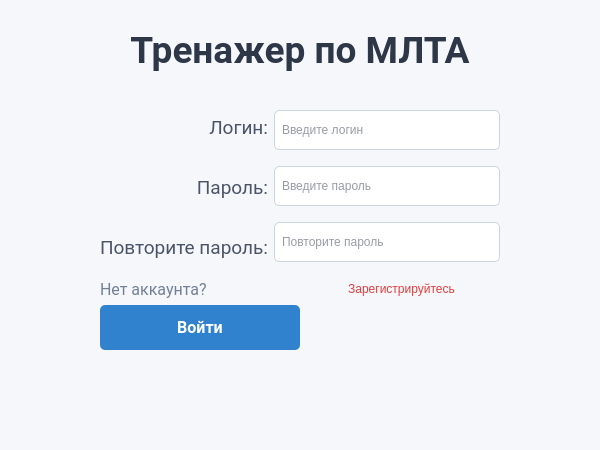
<?xml version="1.0" encoding="UTF-8"?>
<ui version="4.0">
 <class>AuthWindow</class>
 <widget class="QMainWindow" name="AuthWindow">
  <property name="geometry">
   <rect>
    <x>0</x>
    <y>0</y>
    <width>600</width> <!-- Увеличим ширину для лучшей компоновки -->
    <height>450</height> <!-- Увеличим высоту -->
   </rect>
  </property>
  <property name="windowTitle">
   <string>Авторизация</string>
  </property>
  <property name="styleSheet">
   <string notr="true">
    background-color: #F5F7FA; /* Светлый фон для окна */
   </string>
  </property>
  <widget class="QWidget" name="centralwidget">
   <widget class="QLabel" name="label">
    <property name="geometry">
     <rect>
      <x>0</x>
      <y>20</y> <!-- Сдвинем вниз для отступа -->
      <width>600</width>
      <height>60</height>
     </rect>
    </property>
    <property name="font">
     <font>
      <family>Roboto</family> <!-- Современный шрифт -->
      <pointsize>28</pointsize> <!-- Уменьшим размер для элегантности -->
      <weight>75</weight> <!-- Полужирный -->
     </font>
    </property>
    <property name="styleSheet">
     <string notr="true">
      color: #2D3748; /* Темно-серый цвет текста */
      background-color: transparent;
     </string>
    </property>
    <property name="text">
     <string>Тренажер по МЛТА</string>
    </property>
    <property name="alignment">
     <set>Qt::AlignmentFlag::AlignCenter</set>
    </property>
   </widget>
   <widget class="QWidget" name="layoutWidget">
    <property name="geometry">
     <rect>
      <x>100</x> <!-- Центрируем форму -->
      <y>100</y>
      <width>400</width>
      <height>250</height>
     </rect>
    </property>
    <layout class="QVBoxLayout" name="verticalLayout_3">
     <item>
      <widget class="QSplitter" name="splitter">
       <property name="orientation">
        <enum>Qt::Orientation::Horizontal</enum>
       </property>
       <widget class="QWidget" name="layoutWidget">
        <layout class="QHBoxLayout" name="LoginPasswordLayout">
         <item>
          <layout class="QVBoxLayout" name="verticalLayout_2">
           <item>
            <widget class="QLabel" name="LoginLabel">
             <property name="font">
              <font>
               <family>Roboto</family>
               <pointsize>14</pointsize> <!-- Уменьшим для компактности -->
              </font>
             </property>
             <property name="styleSheet">
              <string notr="true">
               color: #4A5568; /* Серый цвет текста */
              </string>
             </property>
             <property name="text">
              <string>Логин:</string>
             </property>
             <property name="alignment">
              <set>Qt::AlignmentFlag::AlignRight|Qt::AlignmentFlag::AlignTrailing|Qt::AlignmentFlag::AlignVCenter</set>
             </property>
            </widget>
           </item>
           <item>
            <widget class="QLabel" name="PasswordLabel">
             <property name="font">
              <font>
               <family>Roboto</family>
               <pointsize>14</pointsize>
              </font>
             </property>
             <property name="styleSheet">
              <string notr="true">
               color: #4A5568;
              </string>
             </property>
             <property name="text">
              <string>Пароль:</string>
             </property>
             <property name="alignment">
              <set>Qt::AlignmentFlag::AlignRight|Qt::AlignmentFlag::AlignTrailing|Qt::AlignmentFlag::AlignVCenter</set>
             </property>
            </widget>
           </item>
           <item>
            <widget class="QLabel" name="passwordLabel_2">
             <property name="font">
              <font>
               <family>Roboto</family>
               <pointsize>14</pointsize>
              </font>
             </property>
             <property name="styleSheet">
              <string notr="true">
               color: #4A5568;
              </string>
             </property>
             <property name="text">
              <string>Повторите пароль:</string>
             </property>
             <property name="alignment">
              <set>Qt::AlignmentFlag::AlignRight|Qt::AlignmentFlag::AlignTrailing|Qt::AlignmentFlag::AlignVCenter</set>
             </property>
            </widget>
           </item>
          </layout>
         </item>
         <item>
          <layout class="QVBoxLayout" name="verticalLayout">
           <item>
            <widget class="QLineEdit" name="LoginTextEdit">
             <property name="maximumSize">
              <size>
               <width>16777215</width>
               <height>40</height> <!-- Увеличим высоту для удобства -->
              </size>
             </property>
             <property name="styleSheet">
              <string notr="true">
               border: 1px solid #CBD5E0; /* Светлая граница */
               border-radius: 5px; /* Скругленные углы */
               padding: 5px; /* Внутренний отступ */
               background-color: #FFFFFF; /* Белый фон */
               color: #2D3748; /* Цвет текста */
              </string>
             </property>
             <property name="placeholderText">
              <string>Введите логин</string>
             </property>
            </widget>
           </item>
           <item>
            <widget class="QLineEdit" name="PasswordTextEdit">
             <property name="maximumSize">
              <size>
               <width>16777215</width>
               <height>40</height>
              </size>
             </property>
             <property name="styleSheet">
              <string notr="true">
               border: 1px solid #CBD5E0;
               border-radius: 5px;
               padding: 5px;
               background-color: #FFFFFF;
               color: #2D3748;
              </string>
             </property>
             <property name="echoMode">
              <enum>QLineEdit::Password</enum> <!-- Скрываем ввод пароля -->
             </property>
             <property name="placeholderText">
              <string>Введите пароль</string>
             </property>
            </widget>
           </item>
           <item>
            <layout class="QHBoxLayout" name="horizontalLayout">
             <item>
              <widget class="QLineEdit" name="passwordTextEdit_2">
               <property name="maximumSize">
                <size>
                 <width>16777215</width>
                 <height>40</height>
                </size>
               </property>
               <property name="styleSheet">
                <string notr="true">
                 border: 1px solid #CBD5E0;
                 border-radius: 5px;
                 padding: 5px;
                 background-color: #FFFFFF;
                 color: #2D3748;
                </string>
               </property>
               <property name="echoMode">
                <enum>QLineEdit::Password</enum>
               </property>
               <property name="placeholderText">
                <string>Повторите пароль</string>
               </property>
              </widget>
             </item>
            </layout>
           </item>
          </layout>
         </item>
        </layout>
       </widget>
      </widget>
     </item>
     <item>
      <layout class="QHBoxLayout" name="horizontalLayout_2">
       <item>
        <widget class="QLabel" name="ChangeModeLabel">
         <property name="font">
          <font>
           <family>Roboto</family>
           <pointsize>12</pointsize>
          </font>
         </property>
         <property name="styleSheet">
          <string notr="true">
           color: #718096; /* Серый цвет текста */
          </string>
         </property>
         <property name="text">
          <string>Нет аккаунта? </string>
         </property>
        </widget>
       </item>
       <item>
        <widget class="QPushButton" name="ChangeModeButton">
         <property name="styleSheet">
          <string notr="true">
           color: #E53E3E; /* Красный цвет текста */
           background-color: transparent;
           border: none;
          </string>
         </property>
         <property name="text">
          <string>Зарегистрируйтесь</string>
         </property>
         <property name="flat">
          <bool>true</bool>
         </property>
        </widget>
       </item>
      </layout>
     </item>
     <item>
      <widget class="QPushButton" name="pushButton">
       <property name="maximumSize">
        <size>
         <width>200</width> <!-- Ограничим ширину кнопки -->
         <height>45</height>
        </size>
       </property>
       <property name="styleSheet">
        <string notr="true">
         background-color: #3182CE; /* Синий цвет кнопки */
         color: #FFFFFF; /* Белый текст */
         border-radius: 5px;
         padding: 10px;
         font-size: 16px;
         font-family: Roboto;
         font-weight: bold;
        </string>
       </property>
       <property name="text">
        <string>Войти</string>
       </property>
      </widget>
     </item>
    </layout>
   </widget>
  </widget>
  <widget class="QMenuBar" name="menubar">
   <property name="geometry">
    <rect>
     <x>0</x>
     <y>0</y>
     <width>600</width>
     <height>21</height>
    </rect>
   </property>
  </widget>
  <widget class="QStatusBar" name="statusbar"/>
 </widget>
 <resources/>
 <connections/>
</ui>
